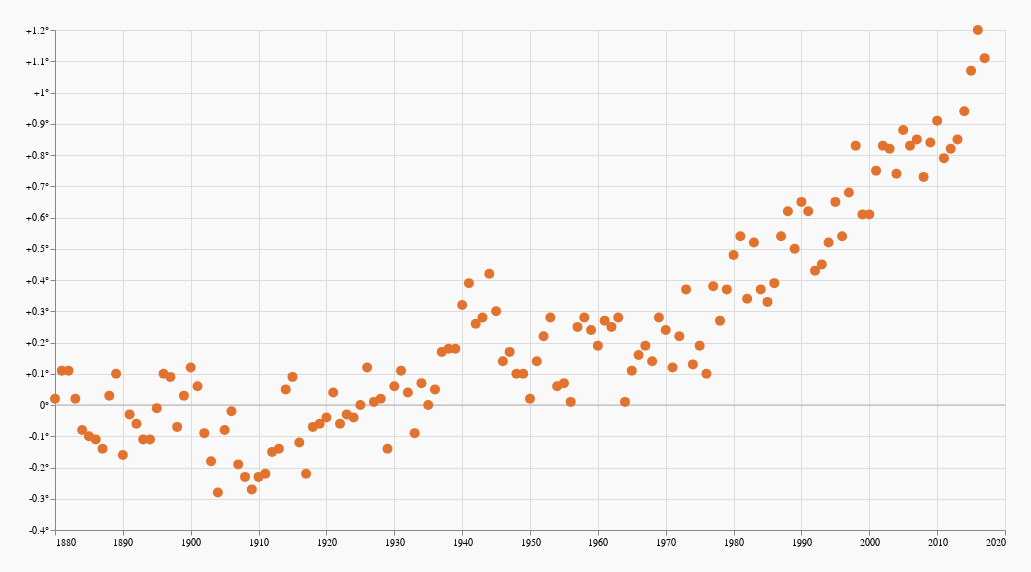

The code cell stored with this chart in its notebook:
### Code cell
chart = alt.Chart(df).mark_point(filled = True, size = 100, color = '#E2732F', opacity = 1, strokeWidth = 100).encode(
x = alt.X(field = 'Year', type = 'quantitative', scale = alt.Scale(domain = [1880, 2020]), 
          axis = alt.Axis(tickCount = 14, format = '1000t'), title = ''),
y = alt.Y(field = 'temp', type = 'quantitative', axis = alt.Axis(labelExpr = 'datum.value > 0 ? "+" + datum.value + "°" : datum.value + "°"', format = '.2t'), title = ''), 
tooltip = alt.Tooltip(field = 'Year', type = 'nominal')
)

line = alt.Chart(pd.DataFrame({'y': [0]})).mark_rule(color='#B2B2B2').encode(y='y')

alt.layer(line , chart).properties(width = 950, height = 500, background = '#F9F9F9', padding = 25)

### Figure 1 — Vega-Lite specification as saved in the notebook (floating-point values rounded to 4 significant figures; data arrays with more than 128 entries replaced by an {"elided": "..."} marker saying what was removed)
{"config": {"view": {"continuousWidth": 400, "continuousHeight": 300}}, "layer": [{"data": {"name": "data-06fd9f850666401b4599de5588b60692"}, "mark": {"type": "rule", "color": "#B2B2B2"}, "encoding": {"y": {"type": "quantitative", "field": "y"}}}, {"data": {"name": "data-adb6347b5c6eb658a0103bb8ce11a757"}, "mark": {"type": "point", "color": "#E2732F", "filled": true, "opacity": 1, "size": 100, "strokeWidth": 100}, "encoding": {"tooltip": {"type": "nominal", "field": "Year"}, "x": {"type": "quantitative", "axis": {"format": "1000t", "tickCount": 14}, "field": "Year", "scale": {"domain": [1880, 2020]}, "title": ""}, "y": {"type": "quantitative", "axis": {"format": ".2t", "labelExpr": "datum.value > 0 ? \"+\" + datum.value + \"°\" : datum.value + \"°\""}, "field": "temp", "title": ""}}}], "background": "#F9F9F9", "height": 500, "padding": 25, "width": 950, "$schema": "https://vega.github.io/schema/vega-lite/v4.8.1.json", "datasets": {"data-06fd9f850666401b4599de5588b60692": [{"y": 0}], "data-adb6347b5c6eb658a0103bb8ce11a757": {"elided": "138 records"}}}
